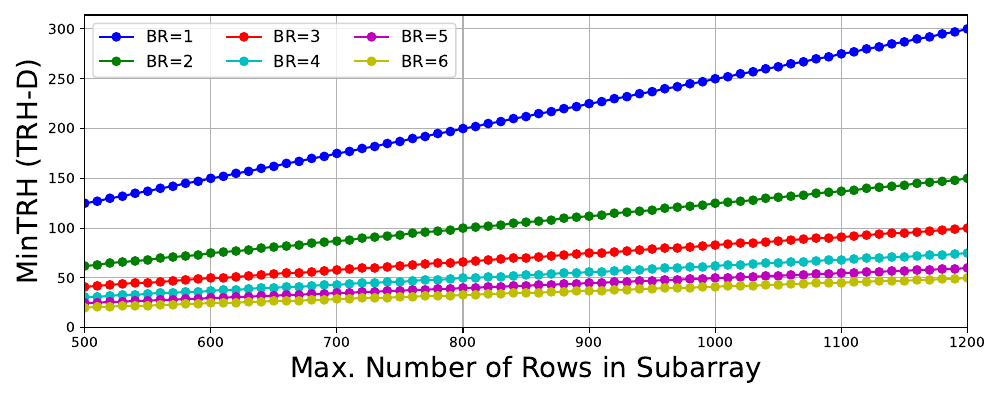

Write the Python code that produced this figure.
import numpy as np
import matplotlib.pyplot as plt

# 读取数据
filename = "fig1.data"
data = np.loadtxt(filename)

# 提取 X 轴数据（第一列）和 Y 轴数据（其余列）
x = data[:, 0]
y_values = data[:, 1:]

# 定义折线的标签和颜色
labels = ["BR=1", "BR=2", "BR=3", "BR=4", "BR=5", "BR=6"]
colors = ["b", "g", "r", "c", "m", "y"]
# markers = ['o', 's', '^', 'v', 'd', '*']

# 绘制折线图
plt.figure(figsize=(10, 4))
for i in range(y_values.shape[1]):
    plt.plot(x, y_values[:, i], label=labels[i], color=colors[i], marker='o', linestyle='-')

# 添加标签和图例
plt.xlabel("Max. Number of Rows in Subarray", fontsize=20)
plt.ylabel("MinTRH (TRH-D)", fontsize=20)
plt.legend(loc='upper left', fontsize=12, ncol=3)
plt.grid(True)

plt.yticks(range(0, 301, 50))  # Set ymin and ymax for the y-axis
plt.xticks(range(500, 1201, 100))  # Set xmin and xmax for the x-axis
plt.xlim(left=500)  # Set x-axis to start at 0
plt.xlim(right=1200)  # Set x-axis to end at 1200
plt.ylim(bottom=0)  # Set y-axis to start at 0

# Adjust layout to avoid labels getting cut off
plt.tight_layout()  # Adjust layout to avoid labels getting cut off
plt.savefig('fig1.pdf', format='pdf')
plt.show()